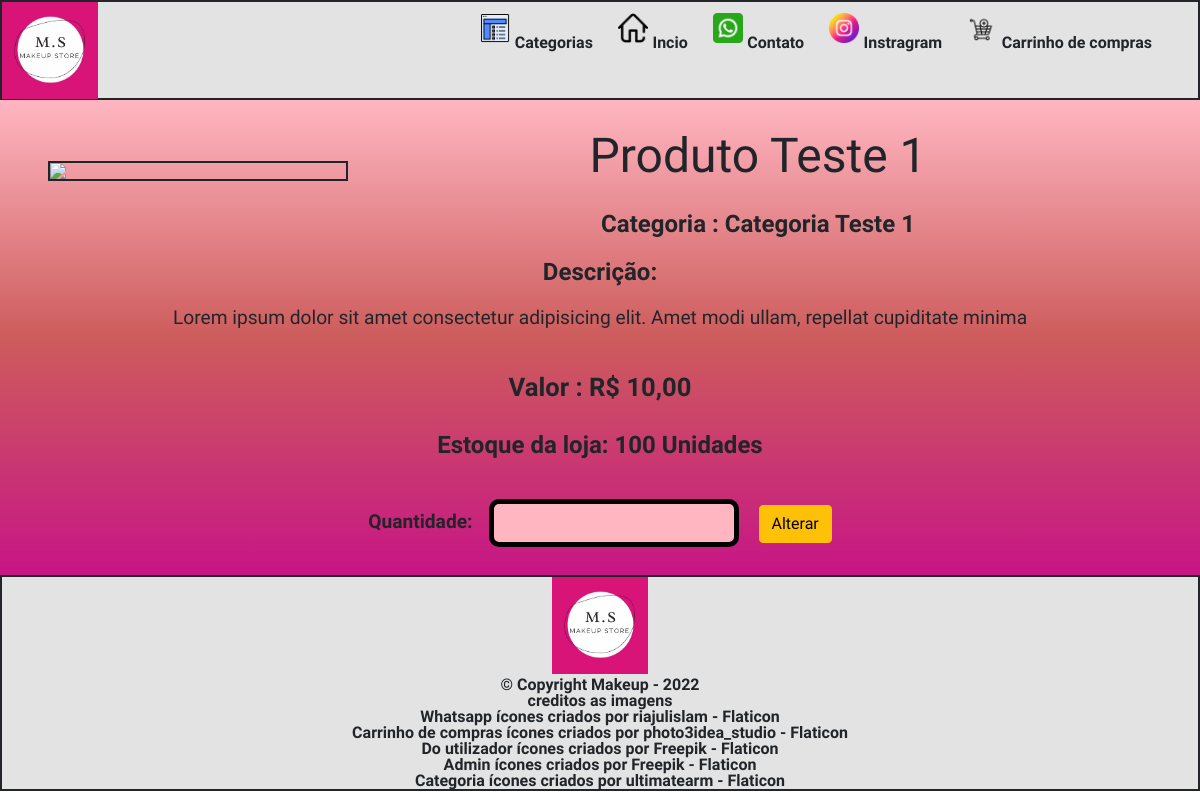
Page /loja/pagina/Produto Teste 1/1 on the earlier database version.
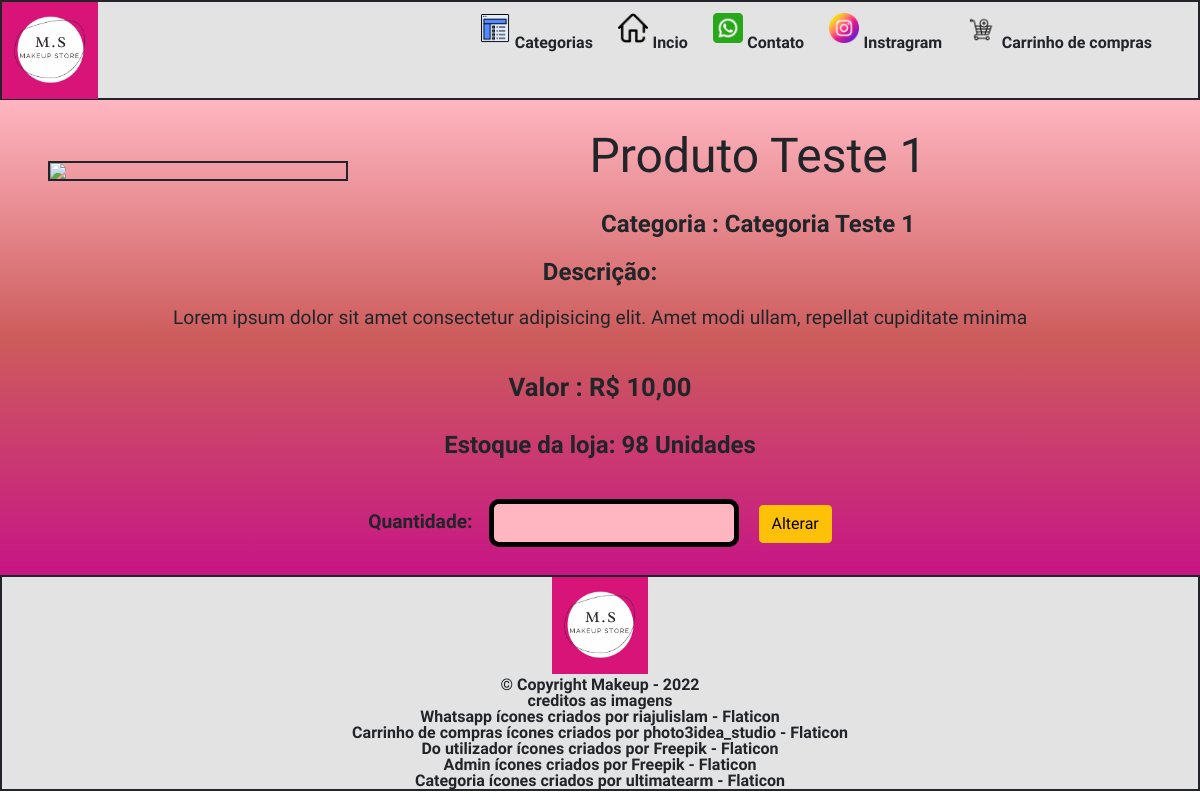
Same page on the later database version.
### apps/Produtos/models.py (models this page shows, shortened)
class Produtos(models.Model):
    nome_produto = models.CharField(max_length=240)
    categoria = models.ForeignKey(Categoria, on_delete=models.CASCADE)
    preco = models.DecimalField(max_digits=100, decimal_places=2)
    descricao = models.TextField(max_length=240)
    estoque = models.IntegerField()
    imagem_produto = models.ImageField(upload_to='produtos/%d', blank=True)
    ativo = models.BooleanField(default=True)
    data_de_criacao = models.DateTimeField(default=datetime.now, blank=True)
    promocao = models.BooleanField(default=False)
    oferta = models.BooleanField(default=False)
    aparecer_no_desteque = models.BooleanField(default=False)

class Categoria(models.Model):
    nome = models.CharField(max_length=240)
    publicada = models.BooleanField(default=True)

### apps/Carrinho/views.py (the view)
# urls.py: path('pagina/<str:nome>/<int:id>', views.pagina_alterar, name='pagina_alterar'),
def pagina_alterar(request, nome, id):
    produto = get_object_or_404(Produtos, nome_produto=nome)
    dados = {
        'produto': produto,
        'id': id
    }
    return render(request,'produtos/produto-alterar.html', dados)

### templates/produtos/produto-alterar.html
{% extends 'base.html' %}
{% load static %}
{% block content %}
{% include 'partials/_menu.html' %}
    <main>
		{% include 'partials/_produto.html' %}
			<form action="{% url 'alterar' produto.nome_produto id  %}" class="for-comprar">
				<label class="quantidade-inp"> Quantidade:</label><input type="number" name="quantidade" min=1 max={{produto.estoque}} class="input-compra" required></label>
				<input type="submit" value="Alterar" class="btn btn-warning" style="margin: 1rem">
			</form>
    </main>
{% endblock %}

### templates/partials/_produto.html
{% load static %}
{% if produto.imagem_produto == '' %}
			<img src="{% static 'icones/SemImagem.bmp' %}"class="imagem-produto">
		{% else %}
			<img src="{{ produto.imagem_produto.url }}" class="imagem-produto">
		{% endif %}
		<section class="sessao-descricao">
			<h1 class="titulo-produto">{{ produto.nome_produto }}</h1>
			<h2 class="categoria-produto">Categoria : {{ produto.categoria }}</h2>
			<h2 class="titulo-descricao">Descrição: </h2>
			<p class="descricao-produto">{{ produto.descricao }}</p>
			<h2 class="preco-produto"> Valor : R$ {{ produto.preco }}</h2>
			<h2 class="quantidade-produto">Estoque da loja: {{produto.estoque}} Unidades</h2>

Differences in the rows shown:
changed Produtos "Produto Teste 1": estoque "100" → "98"
